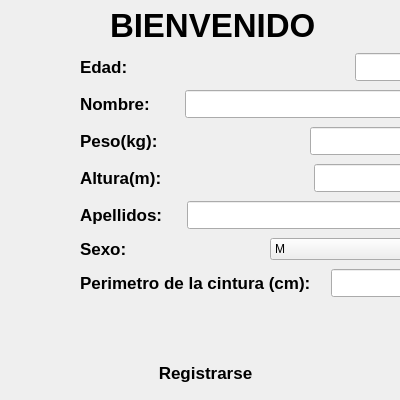
<?xml version="1.0" encoding="UTF-8"?>
<ui version="4.0">
 <class>MainWindow16p</class>
 <widget class="QMainWindow" name="MainWindow16p">
  <property name="geometry">
   <rect>
    <x>0</x>
    <y>0</y>
    <width>400</width>
    <height>400</height>
   </rect>
  </property>
  <property name="minimumSize">
   <size>
    <width>400</width>
    <height>400</height>
   </size>
  </property>
  <property name="maximumSize">
   <size>
    <width>400</width>
    <height>400</height>
   </size>
  </property>
  <property name="windowTitle">
   <string>Educación Física UO</string>
  </property>
  <property name="windowIcon">
   <iconset>
    <normaloff>:/icons/res/registro2.svg</normaloff>:/icons/res/registro2.svg</iconset>
  </property>
  <property name="styleSheet">
   <string notr="true">QPushButton 
{
	border-radius:5px;
	background-color: &quot;white&quot;;
}

QPushButton:hover { background-color: rgb(200,200,200)}

#centralwidget
{
border-image: url(:/images/fondo.jpg);
}</string>
  </property>
  <widget class="QWidget" name="centralwidget">
   <widget class="QPushButton" name="pushButton">
    <property name="geometry">
     <rect>
      <x>30</x>
      <y>10</y>
      <width>30</width>
      <height>30</height>
     </rect>
    </property>
    <property name="minimumSize">
     <size>
      <width>30</width>
      <height>30</height>
     </size>
    </property>
    <property name="maximumSize">
     <size>
      <width>30</width>
      <height>30</height>
     </size>
    </property>
    <property name="text">
     <string/>
    </property>
    <property name="icon">
     <iconset resource="res.qrc">
      <normaloff>:/icons/atras.png</normaloff>:/icons/atras.png</iconset>
    </property>
    <property name="iconSize">
     <size>
      <width>25</width>
      <height>25</height>
     </size>
    </property>
   </widget>
   <widget class="QPushButton" name="pushButton_2">
    <property name="geometry">
     <rect>
      <x>150</x>
      <y>360</y>
      <width>111</width>
      <height>25</height>
     </rect>
    </property>
    <property name="font">
     <font>
      <family>Arial</family>
      <pointsize>13</pointsize>
      <weight>75</weight>
      <bold>true</bold>
     </font>
    </property>
    <property name="text">
     <string>Registrarse</string>
    </property>
   </widget>
   <widget class="QLabel" name="label_8">
    <property name="geometry">
     <rect>
      <x>110</x>
      <y>0</y>
      <width>221</width>
      <height>51</height>
     </rect>
    </property>
    <property name="font">
     <font>
      <family>Arial</family>
      <pointsize>25</pointsize>
      <weight>75</weight>
      <bold>true</bold>
     </font>
    </property>
    <property name="text">
     <string>BIENVENIDO</string>
    </property>
   </widget>
   <widget class="QWidget" name="verticalLayoutWidget">
    <property name="geometry">
     <rect>
      <x>80</x>
      <y>50</y>
      <width>363</width>
      <height>251</height>
     </rect>
    </property>
    <layout class="QVBoxLayout" name="verticalLayout">
     <item>
      <layout class="QHBoxLayout" name="horizontalLayout_3">
       <item>
        <widget class="QLabel" name="label_3">
         <property name="font">
          <font>
           <family>Arial</family>
           <pointsize>13</pointsize>
           <weight>75</weight>
           <bold>true</bold>
          </font>
         </property>
         <property name="text">
          <string>Edad:                                               </string>
         </property>
        </widget>
       </item>
       <item>
        <widget class="QLineEdit" name="lineEdit_3">
         <property name="font">
          <font>
           <family>Arial</family>
           <pointsize>13</pointsize>
           <weight>75</weight>
           <bold>true</bold>
          </font>
         </property>
        </widget>
       </item>
      </layout>
     </item>
     <item>
      <layout class="QHBoxLayout" name="horizontalLayout">
       <item>
        <widget class="QLabel" name="label">
         <property name="font">
          <font>
           <family>Arial</family>
           <pointsize>13</pointsize>
           <weight>75</weight>
           <bold>true</bold>
          </font>
         </property>
         <property name="text">
          <string>Nombre:      </string>
         </property>
        </widget>
       </item>
       <item>
        <widget class="QLineEdit" name="lineEdit">
         <property name="font">
          <font>
           <family>Arial</family>
           <pointsize>13</pointsize>
           <weight>75</weight>
           <bold>true</bold>
          </font>
         </property>
        </widget>
       </item>
      </layout>
     </item>
     <item>
      <layout class="QHBoxLayout" name="horizontalLayout_6">
       <item>
        <widget class="QLabel" name="label_6">
         <property name="font">
          <font>
           <family>Arial</family>
           <pointsize>13</pointsize>
           <weight>75</weight>
           <bold>true</bold>
          </font>
         </property>
         <property name="text">
          <string>Peso(kg):                               </string>
         </property>
        </widget>
       </item>
       <item>
        <widget class="QLineEdit" name="lineEdit_5">
         <property name="font">
          <font>
           <family>Arial</family>
           <pointsize>13</pointsize>
           <weight>75</weight>
           <bold>true</bold>
          </font>
         </property>
        </widget>
       </item>
      </layout>
     </item>
     <item>
      <layout class="QHBoxLayout" name="horizontalLayout_5">
       <item>
        <widget class="QLabel" name="label_5">
         <property name="font">
          <font>
           <family>Arial</family>
           <pointsize>13</pointsize>
           <weight>75</weight>
           <bold>true</bold>
          </font>
         </property>
         <property name="text">
          <string>Altura(m):                               </string>
         </property>
        </widget>
       </item>
       <item>
        <widget class="QLineEdit" name="lineEdit_6">
         <property name="font">
          <font>
           <family>Arial</family>
           <pointsize>13</pointsize>
           <weight>75</weight>
           <bold>true</bold>
          </font>
         </property>
        </widget>
       </item>
      </layout>
     </item>
     <item>
      <layout class="QHBoxLayout" name="horizontalLayout_2">
       <item>
        <widget class="QLabel" name="label_2">
         <property name="font">
          <font>
           <family>Arial</family>
           <pointsize>13</pointsize>
           <weight>75</weight>
           <bold>true</bold>
          </font>
         </property>
         <property name="text">
          <string>Apellidos:    </string>
         </property>
        </widget>
       </item>
       <item>
        <widget class="QLineEdit" name="lineEdit_2">
         <property name="font">
          <font>
           <family>Arial</family>
           <pointsize>13</pointsize>
           <weight>75</weight>
           <bold>true</bold>
          </font>
         </property>
        </widget>
       </item>
      </layout>
     </item>
     <item>
      <layout class="QHBoxLayout" name="horizontalLayout_4">
       <item>
        <widget class="QLabel" name="label_4">
         <property name="font">
          <font>
           <family>Arial</family>
           <pointsize>13</pointsize>
           <weight>75</weight>
           <bold>true</bold>
          </font>
         </property>
         <property name="text">
          <string>Sexo:                             </string>
         </property>
        </widget>
       </item>
       <item>
        <widget class="QComboBox" name="comboBox">
         <property name="font">
          <font>
           <family>Arial</family>
          </font>
         </property>
         <item>
          <property name="text">
           <string>M</string>
          </property>
         </item>
         <item>
          <property name="text">
           <string>F</string>
          </property>
         </item>
        </widget>
       </item>
      </layout>
     </item>
     <item>
      <layout class="QHBoxLayout" name="horizontalLayout_7">
       <item>
        <widget class="QLabel" name="label_7">
         <property name="font">
          <font>
           <family>Arial</family>
           <pointsize>13</pointsize>
           <weight>75</weight>
           <bold>true</bold>
          </font>
         </property>
         <property name="text">
          <string>Perimetro de la cintura (cm):   </string>
         </property>
        </widget>
       </item>
       <item>
        <widget class="QLineEdit" name="lineEdit_7">
         <property name="font">
          <font>
           <family>Arial</family>
           <pointsize>13</pointsize>
           <weight>75</weight>
           <bold>true</bold>
          </font>
         </property>
        </widget>
       </item>
      </layout>
     </item>
    </layout>
   </widget>
  </widget>
 </widget>
 <tabstops>
  <tabstop>pushButton</tabstop>
  <tabstop>lineEdit</tabstop>
  <tabstop>lineEdit_2</tabstop>
  <tabstop>comboBox</tabstop>
  <tabstop>lineEdit_3</tabstop>
  <tabstop>lineEdit_7</tabstop>
  <tabstop>pushButton_2</tabstop>
 </tabstops>
 <resources>
  <include location="res.qrc"/>
 </resources>
 <connections/>
</ui>
